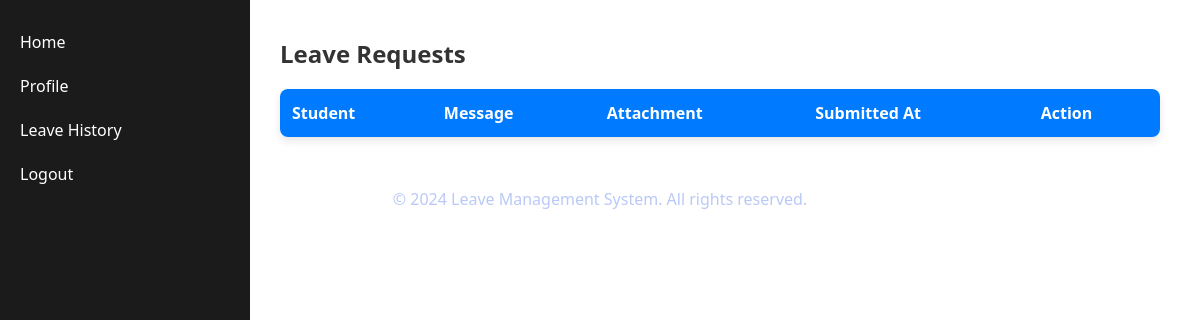
The page /incharge/ (signed in) on the database as committed earlier.
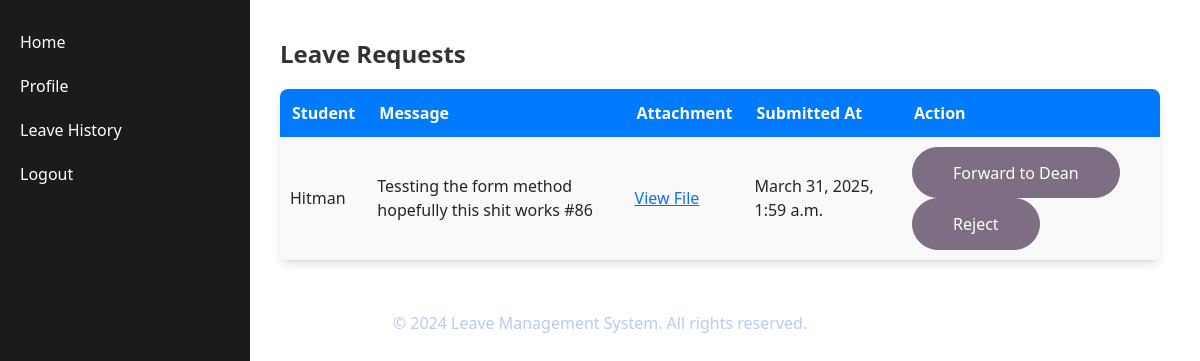
The same page on the database as committed later.
### clmsapp/models.py (models this page shows, shortened)
class LeaveApplication(models.Model):
    student = models.ForeignKey(
        settings.AUTH_USER_MODEL,
        on_delete=models.CASCADE,
        related_name="leave_requests"
    )
    incharge = models.ForeignKey(
        settings.AUTH_USER_MODEL,
        on_delete=models.SET_NULL,
        null=True,
        blank=True,
        related_name="assigned_leaves",
        limit_choices_to={'role': 'Incharge'}  # Only allow Incharges to be assigned
    )
    message = models.TextField()
    attachment = models.FileField(upload_to='leave_attachments/', blank=True, null=True)
    submitted_at = models.DateTimeField(auto_now_add=True)
    STATUS_CHOICES = [
        ('Pending', 'Pending'),
        ('Approved by Incharge', 'Approved by Incharge'),
        ('Rejected by Incharge', 'Rejected by Incharge'),
        ('Forwarded to Dean', 'Forwarded to Dean'),
    ]
    status = models.CharField(max_length=30, choices=STATUS_CHOICES, default='Pending')
    incharge_approved = models.BooleanField(default=False)
    rejection_reason = models.TextField(blank=True, null=True)
    forwarded_to_dean = models.BooleanField(default=False)

class User(AbstractUser):
    ROLES = [
        ('Professor', 'Professor'),
        ('Dean', 'Dean'),
        ('Incharge', 'Incharge'),
        ('Student', 'Student'),
    ]
    full_name = models.CharField(max_length=100)
    role = models.CharField(max_length=20, choices=ROLES, default='Student')

### clmsapp/views.py (the view, shortened to what this page needs)
# urls.py: path('incharge/', incharge_dashboard, name='dashboard_incharge'),
@login_required
def incharge_dashboard(request):
    leave_requests = LeaveApplication.objects.filter(status="Pending")
    return render(request, 'dashboard_incharge.html', {'leave_requests': leave_requests})

### templates/dashboard_incharge.html (shortened to what this page needs)
{% extends "base.html" %}
{% load static %}
{% block sidebar %}
<ul class="nav flex-column">
    <li class="nav-item">
        <a class="nav-link" href="#" id="home-link">Home</a>
    </li>
    <li class="nav-item">
        <a class="nav-link" href="#">Profile</a>
    </li>
    <li class="nav-item">
        <a class="nav-link" href="#" id="leave-history-link">Leave History</a>
    </li>
    <li class="nav-item">
        <form method="post" action="{% url 'logout' %}">
            <button type="submit" class="btn btn-link nav-link">Logout</button>
        </form>
    </li>
</ul>
{% endblock %}
{% block content %}
<div class="main-content">
    <h2 class="inchrg-header">Leave Requests</h2>
    <table class="inchrg-table">
        <tr>
            <th>Student</th>
            <th>Message</th>
            <th>Attachment</th>
            <th>Submitted At</th>
            <th>Action</th>
        </tr>
        {% for leave in leave_requests %}
        <tr>
            <td>{{ leave.student.username }}</td>
            <td>{{ leave.message }}</td>
            <td>
                {% if leave.attachment %}
                <a href="{{ leave.attachment.url }}" target="_blank">View File</a>
                {% else %}
                No Attachment
                {% endif %}
            </td>
            <td>{{ leave.submitted_at }}</td>
            <td>
                <form method="post">
                    <button type="submit" name="action" value="approve" class="btn-success">Forward to Dean</button>
                    <button type="button" onclick="showRejectInput({{ leave.id }})" class="btn-danger">Reject</button>
                </form>
            </td>
        </tr>
        {% endfor %}
    </table>
</div>
{% endblock %}

### templates/base.html (shortened to what this page needs)
{% load static %}
<!DOCTYPE html>
<html lang="en">
<head>
    <link rel="stylesheet" href="{% static 'css/base.css' %}">
    <link rel="stylesheet" href="https://cdn.jsdelivr.net/npm/bootstrap@5.3.0/dist/css/bootstrap.min.css">
    <link rel="stylesheet" href="https://cdnjs.cloudflare.com/ajax/libs/font-awesome/6.4.2/css/all.min.css">
</head>
<body class="admiral">
    <div class="d-flex">
        <nav class="sidebar" id="sidebar">
            {% block sidebar %}
            {% endblock %}
        </nav>
        <div class="main-content flex-grow-1" id="main-content">
            {% block content %}
            {% endblock %}
        </div>
    </div>
    {% block footer %}
    <footer>
        <p>&copy; 2024 Leave Management System. All rights reserved.</p>
    </footer>
    {% endblock %}
</body>
</html>

### static/css/base.css (style rules this page uses)
body { font-family: 'Arial', sans-serif; margin: 0; padding: 0; background-color: #f4f4f9; }
.sidebar { width: 250px; height: 100vh; background-color: #1b1b1b; color: white; position: fixed; padding-top: 20px; left: 0; top: 0; overflow-y: auto; }
.sidebar .nav-link { color: white; transition: 0.3s ease-in-out; display: block; padding: 10px 20px; }
.main-content { margin-left: 120px; padding: 20px; }
.inchrg-table { width: 100%; border-collapse: collapse; margin-top: 20px; background: #ffffff; box-shadow: 0 4px 8px rgba(0, 0, 0, 0.1); border-radius: 8px; overflow: hidden; }
.inchrg-table th { background-color: #007bff; color: white; padding: 12px; text-align: left; }
.inchrg-table td { padding: 10px; border-bottom: 1px solid #ddd; }
.inchrg-table tr:nth-child(even) { background-color: #f9f9f9; }
.inchrg-header { font-size: 24px; font-weight: bold; color: #333; margin-bottom: 20px; }
.btn-success { --bg: #7D6E83; --hover-bg: #9df5c2; --hover-text: #000; color: #fff; cursor: pointer; border: 1px solid var(--bg); border-radius: 50px; padding: 0.8em 2.5em; background: var(--bg); transition: 0.2s; }
.btn-danger { --bg: #7D6E83; --hover-bg: #ff9494; --hover-text: #000; color: #fff; cursor: pointer; border: 1px solid var(--bg); border-radius: 50px; padding: 0.8em 2.5em; background: var(--bg); transition: 0.2s; }
footer { color: #BAC9F6; text-align: center; padding: 10px; }

Rows that differ between the two databases and show on the page:
added LeaveApplication: student.username "Hitman", message "Tessting the form method hopefully this shit works #86", submitted_at "March 31, 2025, 1:59 a.m."
